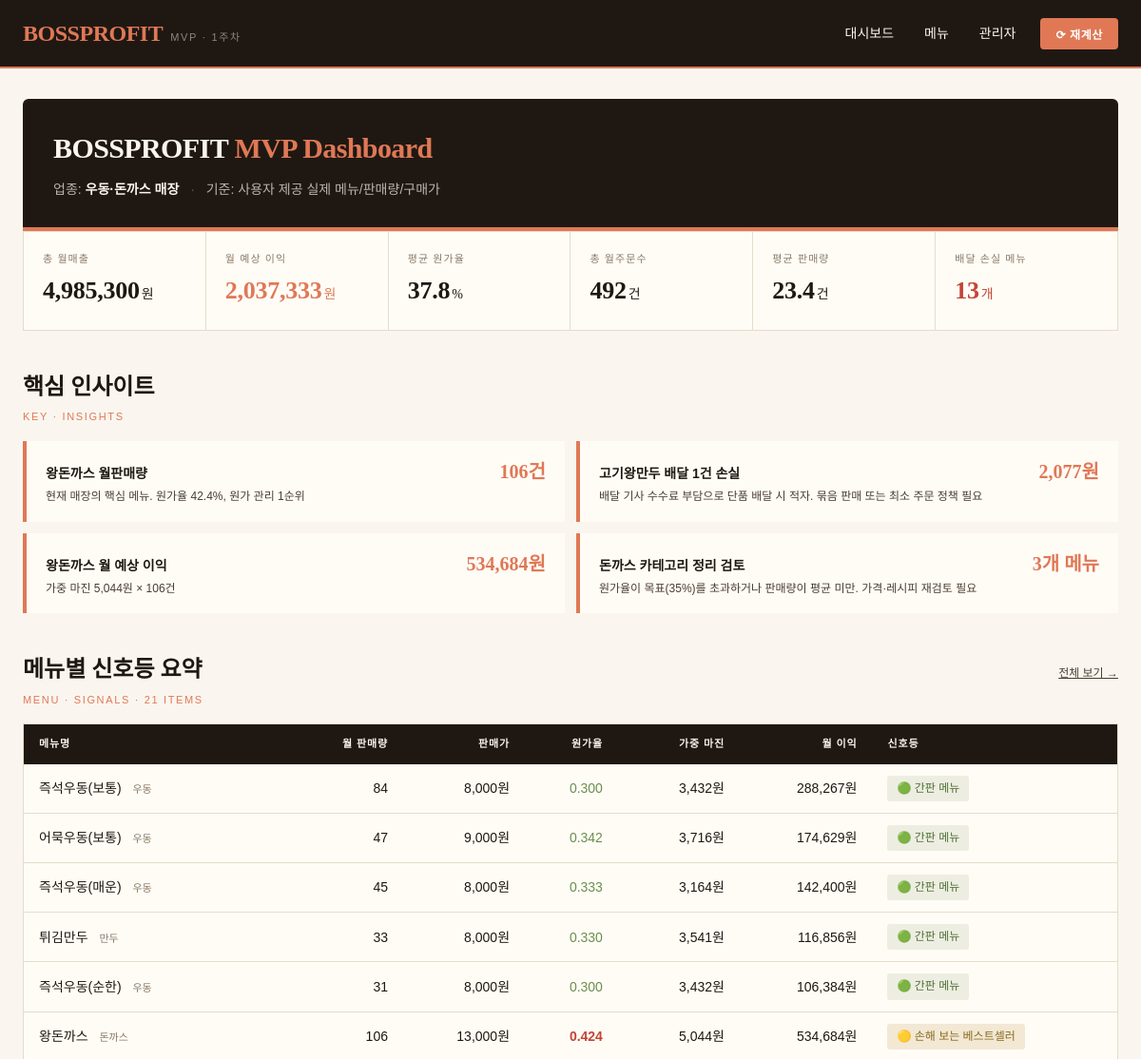
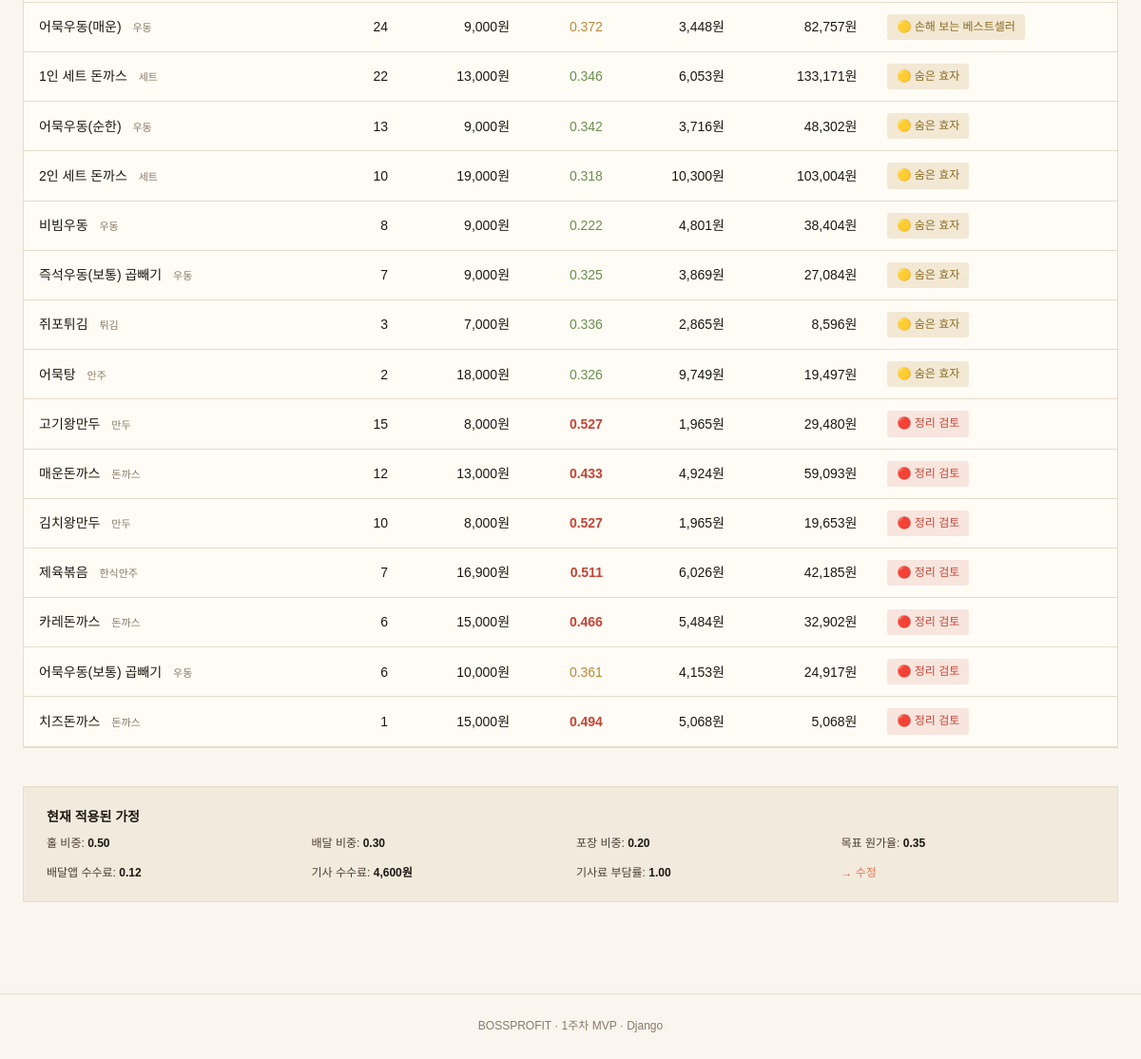
The page / on the database its author committed (2 pictures, top to bottom).
### profit/models.py (models this page shows, shortened)
class MenuProfitSnapshot(models.Model):
    menu = models.ForeignKey(
        Menu, on_delete=models.CASCADE, related_name="snapshots"
    )
    base_cost = models.FloatField(verbose_name="재료 원가")
    food_cost_rate = models.FloatField(verbose_name="원가율")
    dine_in_margin = models.FloatField(verbose_name="홀 마진")
    takeout_margin = models.FloatField(verbose_name="포장 마진")
    delivery_margin = models.FloatField(verbose_name="배달 마진")
    weighted_margin = models.FloatField(verbose_name="가중 마진")
    monthly_profit = models.FloatField(verbose_name="월 예상 이익")
    monthly_revenue = models.FloatField(verbose_name="월 매출")
    signal = models.CharField(max_length=50, verbose_name="신호등")
    created_at = models.DateTimeField(auto_now_add=True)
    class Meta:
        verbose_name = "수익성 스냅샷"
        verbose_name_plural = "수익성 스냅샷"
        ordering = ["-created_at"]
    @property
    def signal_color(self) -> str:
        if "🟢" in self.signal:
            return "green"
        if "🟡" in self.signal:
            return "yellow"
        return "red"

class Menu(models.Model):
    CATEGORY_CHOICES = [
        ("돈까스", "돈까스"),
        ("우동", "우동"),
        ("만두", "만두"),
        ("세트", "세트"),
        ("안주", "안주"),
        ("기타", "기타"),
    ]
    menu_id = models.CharField(
        max_length=50, unique=True, help_text="예: M001"
    )
    name = models.CharField(max_length=100, verbose_name="메뉴명")
    category = models.CharField(
        max_length=20, choices=CATEGORY_CHOICES, verbose_name="카테고리"
    )
    price = models.PositiveIntegerField(verbose_name="판매가(원)")
    monthly_orders = models.PositiveIntegerField(
        default=0, verbose_name="월 판매량"
    )
    packaging_cost = models.PositiveIntegerField(
        default=0, verbose_name="포장 비용(원)"
    )
    is_active = models.BooleanField(default=True, verbose_name="판매중")
    class Meta:
        verbose_name = "메뉴"
        verbose_name_plural = "메뉴"
        ordering = ["menu_id"]

class ProfitAssumption(models.Model):
    owner = models.ForeignKey(
        settings.AUTH_USER_MODEL,
        on_delete=models.CASCADE,
        null=True, blank=True,
        related_name="assumptions",
        verbose_name="소유자"
    )
    label = models.CharField(
        max_length=50, default="기본 가정", verbose_name="가정 이름"
    )
    dine_in_share = models.FloatField(default=0.50, verbose_name="홀 비중")
    delivery_share = models.FloatField(default=0.30, verbose_name="배달 비중")
    takeout_share = models.FloatField(default=0.20, verbose_name="포장 비중")
    delivery_commission_rate = models.FloatField(
        default=0.12, verbose_name="배달앱 수수료율"
    )
    rider_fee = models.PositiveIntegerField(
        default=4600, verbose_name="배달 기사 수수료(원)"
    )
    rider_fee_store_share = models.FloatField(
        default=1.0, verbose_name="기사료 가게 부담률"
    )
    target_food_cost_rate = models.FloatField(
        default=0.35, verbose_name="목표 원가율"
    )
    is_active = models.BooleanField(default=True)
    class Meta:
        verbose_name = "손익 가정"
        verbose_name_plural = "손익 가정"
    @classmethod
    def get_active(cls, user=None):
        if user and user.is_authenticated:
            obj = cls.objects.filter(owner=user, is_active=True).first()
            if obj:
                return obj
        obj = cls.objects.filter(owner__isnull=True, is_active=True).first()
        if obj is None:
            obj = cls.objects.create()
        return obj

### profit/views.py (the view)
# urls.py: path("", views.dashboard, name="dashboard"),
def dashboard(request):
    snapshots = get_latest_snapshots()
    summary = dashboard_summary(snapshots)
    groups = _bucket_by_signal(snapshots)
    insights = _build_insights(snapshots)
    assumption = ProfitAssumption.get_active()
    signal_order = {
        "🟢 간판 메뉴": 1,
        "🟡 손해 보는 베스트셀러": 2,
        "🟡 숨은 효자": 3,
        "🔴 정리 검토": 4,
        "🔴 배달 손실": 5,
    }
    snapshots_sorted = sorted(
        snapshots,
        key=lambda s: (signal_order.get(s.signal, 99), -s.menu.monthly_orders),
    )
    context = {
        "summary": summary,
        "snapshots": snapshots_sorted,
        "groups": groups,
        "insights": insights,
        "assumption": assumption,
        "store_name": "우동·돈까스 매장",
    }
    return render(request, "profit/dashboard.html", context)

### profit/calculator.py (called while the page is built, shortened)
def get_latest_snapshots() -> list[MenuProfitSnapshot]:
    latest = []
    for menu in Menu.objects.filter(is_active=True).order_by("menu_id"):
        snap = menu.snapshots.first()  # ordering = ['-created_at']
        if snap:
            latest.append(snap)
    return latest

def dashboard_summary(snapshots: list[MenuProfitSnapshot]) -> dict:
    total_revenue = sum(s.monthly_revenue for s in snapshots)
    total_profit = sum(s.monthly_profit for s in snapshots)
    total_orders = sum(s.menu.monthly_orders for s in snapshots)
    avg_food_cost_rate = (
        sum(s.food_cost_rate for s in snapshots) / len(snapshots)
    )
    avg_orders = total_orders / len(snapshots)
    delivery_loss_count = sum(1 for s in snapshots if s.delivery_margin < 0)
    return {
        "total_revenue": round(total_revenue),
        "total_profit": round(total_profit),
        "total_orders": total_orders,
        "avg_food_cost_rate": round(avg_food_cost_rate * 100, 1),
        "avg_orders": round(avg_orders, 1),
        "delivery_loss_count": delivery_loss_count,
    }

### profit/views.py (called while the page is built)
def _bucket_by_signal(snapshots):
    groups = {
        "🟢 간판 메뉴": [],
        "🟡 손해 보는 베스트셀러": [],
        "🟡 숨은 효자": [],
        "🔴 정리 검토": [],
        "🔴 배달 손실": [],
    }
    for s in snapshots:
        groups.setdefault(s.signal, []).append(s)
    return groups

### profit/templates/profit/dashboard.html (shortened to what this page needs)
{% extends "profit/base.html" %}
{% load humanize %}
{% block content %}
<div class="banner">
  <h1>BOSSPROFIT <span class="coral">MVP Dashboard</span></h1>
  <div class="banner-meta">
    업종: <strong>{{ store_name }}</strong>
    <span class="sep">·</span>
    기준: 사용자 제공 실제 메뉴/판매량/구매가
  </div>
</div>
<div class="kpi-grid">
  <div class="kpi">
    <div class="kpi-label">총 월매출</div>
    <div class="kpi-value">{{ summary.total_revenue|intcomma }}<span class="kpi-unit">원</span></div>
  </div>
  <div class="kpi">
    <div class="kpi-label">월 예상 이익</div>
    <div class="kpi-value coral">{{ summary.total_profit|intcomma }}<span class="kpi-unit">원</span></div>
  </div>
  <div class="kpi">
    <div class="kpi-label">평균 원가율</div>
    <div class="kpi-value">{{ summary.avg_food_cost_rate }}<span class="kpi-unit">%</span></div>
  </div>
  <div class="kpi">
    <div class="kpi-label">총 월주문수</div>
    <div class="kpi-value">{{ summary.total_orders|intcomma }}<span class="kpi-unit">건</span></div>
  </div>
  <div class="kpi">
    <div class="kpi-label">평균 판매량</div>
    <div class="kpi-value">{{ summary.avg_orders }}<span class="kpi-unit">건</span></div>
  </div>
  <div class="kpi">
    <div class="kpi-label">배달 손실 메뉴</div>
    <div class="kpi-value red">{{ summary.delivery_loss_count }}<span class="kpi-unit">개</span></div>
  </div>
</div>
<div class="sect-head">
  <h2>핵심 인사이트</h2>
  <div class="sect-label">KEY · INSIGHTS</div>
</div>
<div class="insights">
  {% for insight in insights %}
  <div class="insight">
    <div class="insight-text">
      <div class="insight-label">{{ insight.label }}</div>
      <div class="insight-comment">{{ insight.comment }}</div>
    </div>
    <div class="insight-value">{{ insight.value }}</div>
  </div>
  {% endfor %}
</div>
<div class="sect-head-row">
  <div>
    <h2 style="font-family:'Noto Serif KR',serif; font-size:24px; font-weight:900; margin-bottom:4px;">메뉴별 신호등 요약</h2>
    <div class="sect-label">MENU · SIGNALS · {{ snapshots|length }} ITEMS</div>
  </div>
  <a href="{% url 'menu_list' %}" style="font-size:12px; color:var(--ink-soft); text-decoration:underline;">전체 보기 →</a>
</div>
<div class="data-table-wrap">
  <table class="data-table">
    <thead>
      <tr>
        <th>메뉴명</th>
        <th class="right">월 판매량</th>
        <th class="right">판매가</th>
        <th class="right">원가율</th>
        <th class="right">가중 마진</th>
        <th class="right">월 이익</th>
        <th>신호등</th>
      </tr>
    </thead>
    <tbody>
      {% for s in snapshots %}
      <tr>
        <td class="menu-name">
          <a href="{% url 'menu_detail' s.menu.menu_id %}">{{ s.menu.name }}</a>
          <span class="cat">{{ s.menu.category }}</span>
        </td>
        <td class="right tabular">{{ s.menu.monthly_orders|intcomma }}</td>
        <td class="right tabular">{{ s.menu.price|intcomma }}원</td>
        <td class="right tabular">
          <span class="{% if s.food_cost_rate > 0.40 %}cost-high{% elif s.food_cost_rate > 0.35 %}cost-mid{% else %}cost-low{% endif %}">
            {{ s.food_cost_rate|floatformat:3 }}
          </span>
        </td>
        <td class="right tabular">{{ s.weighted_margin|floatformat:0|intcomma }}원</td>
        <td class="right tabular" style="font-weight:500;">{{ s.monthly_profit|floatformat:0|intcomma }}원</td>
        <td>
          <span class="signal signal-{{ s.signal_color }}">{{ s.signal }}</span>
        </td>
      </tr>
      {% empty %}
      <tr>
        <td colspan="7" style="text-align:center; padding:48px 16px; color:var(--ink-muted);">
          데이터가 없습니다. <code style="background:var(--cream-deep); padding:2px 8px;">python manage.py seed_data</code> 실행하세요.
        </td>
      </tr>
      {% endfor %}
    </tbody>
  </table>
</div>
<div class="assumption-box">
  <div class="title">현재 적용된 가정</div>
  <div class="assumption-grid">
    <div>홀 비중: <strong>{{ assumption.dine_in_share|floatformat:2 }}</strong></div>
    <div>배달 비중: <strong>{{ assumption.delivery_share|floatformat:2 }}</strong></div>
    <div>포장 비중: <strong>{{ assumption.takeout_share|floatformat:2 }}</strong></div>
    <div>목표 원가율: <strong>{{ assumption.target_food_cost_rate|floatformat:2 }}</strong></div>
    <div>배달앱 수수료: <strong>{{ assumption.delivery_commission_rate|floatformat:2 }}</strong></div>
    <div>기사 수수료: <strong>{{ assumption.rider_fee|intcomma }}원</strong></div>
    <div>기사료 부담률: <strong>{{ assumption.rider_fee_store_share|floatformat:2 }}</strong></div>
    <div><a href="/admin/profit/profitassumption/">→ 수정</a></div>
  </div>
</div>
{% endblock %}

### profit/templates/profit/base.html (shortened to what this page needs)
{% load static humanize %}<!DOCTYPE html>
<html lang="ko">
<head>
<link rel="stylesheet" href="{% static 'profit/styles.css' %}">
</head>
<body>
<header class="site-header">
  <div class="container">
    <a href="{% url 'dashboard' %}" style="display:flex; align-items:baseline;">
      <span class="brand">BOSSPROFIT</span>
      <span class="brand-tag">MVP · 1주차</span>
    </a>
    <nav class="nav">
      <a href="{% url 'dashboard' %}">대시보드</a>
      <a href="{% url 'menu_list' %}">메뉴</a>
      <a href="/admin/">관리자</a>
      <form action="{% url 'recalculate' %}" method="post" style="margin-left:8px;">
        <button class="btn-coral">⟳ 재계산</button>
      </form>
    </nav>
  </div>
</header>
<main class="container">
  {% block content %}{% endblock %}
</main>
<footer>
  BOSSPROFIT · 1주차 MVP · Django
</footer>
</body>
</html>

### rows shown on the page
MenuProfitSnapshot: menu.name "즉석우동(보통)", menu.category "우동", menu.monthly_orders "84", menu.price "8,000", food_cost_rate "0.300", weighted_margin "3,432", monthly_profit "288,267", signal "🟢 간판 메뉴"
MenuProfitSnapshot: menu.name "어묵우동(보통)", menu.category "우동", menu.monthly_orders "47", menu.price "9,000", food_cost_rate "0.342", weighted_margin "3,716", monthly_profit "174,629", signal "🟢 간판 메뉴"
MenuProfitSnapshot: menu.name "즉석우동(매운)", menu.category "우동", menu.monthly_orders "45", menu.price "8,000", food_cost_rate "0.333", weighted_margin "3,164", monthly_profit "142,400", signal "🟢 간판 메뉴"
MenuProfitSnapshot: menu.name "튀김만두", menu.category "만두", menu.monthly_orders "33", menu.price "8,000", food_cost_rate "0.330", weighted_margin "3,541", monthly_profit "116,856", signal "🟢 간판 메뉴"
MenuProfitSnapshot: menu.name "즉석우동(순한)", menu.category "우동", menu.monthly_orders "31", menu.price "8,000", food_cost_rate "0.300", weighted_margin "3,432", monthly_profit "106,384", signal "🟢 간판 메뉴"
MenuProfitSnapshot: menu.name "왕돈까스", menu.category "돈까스", menu.monthly_orders "106", menu.price "13,000", food_cost_rate "0.424", weighted_margin "5,044", monthly_profit "534,684", signal "🟡 손해 보는 베스트셀러"
MenuProfitSnapshot: menu.name "어묵우동(매운)", menu.category "우동", menu.monthly_orders "24", menu.price "9,000", food_cost_rate "0.372", weighted_margin "3,448", monthly_profit "82,757", signal "🟡 손해 보는 베스트셀러"
MenuProfitSnapshot: menu.name "1인 세트 돈까스", menu.category "세트", menu.monthly_orders "22", menu.price "13,000", food_cost_rate "0.346", weighted_margin "6,053", monthly_profit "133,171", signal "🟡 숨은 효자"
MenuProfitSnapshot: menu.name "어묵우동(순한)", menu.category "우동", menu.monthly_orders "13", menu.price "9,000", food_cost_rate "0.342", weighted_margin "3,716", monthly_profit "48,302", signal "🟡 숨은 효자"
MenuProfitSnapshot: menu.name "2인 세트 돈까스", menu.category "세트", menu.monthly_orders "10", menu.price "19,000", food_cost_rate "0.318", weighted_margin "10,300", monthly_profit "103,004", signal "🟡 숨은 효자"
MenuProfitSnapshot: menu.name "비빔우동", menu.category "우동", menu.monthly_orders "8", menu.price "9,000", food_cost_rate "0.222", weighted_margin "4,801", monthly_profit "38,404", signal "🟡 숨은 효자"
MenuProfitSnapshot: menu.name "즉석우동(보통) 곱빼기", menu.category "우동", menu.monthly_orders "7", menu.price "9,000", food_cost_rate "0.325", weighted_margin "3,869", monthly_profit "27,084", signal "🟡 숨은 효자"
MenuProfitSnapshot: menu.name "쥐포튀김", menu.category "튀김", menu.monthly_orders "3", menu.price "7,000", food_cost_rate "0.336", weighted_margin "2,865", monthly_profit "8,596", signal "🟡 숨은 효자"
MenuProfitSnapshot: menu.name "어묵탕", menu.category "안주", menu.monthly_orders "2", menu.price "18,000", food_cost_rate "0.326", weighted_margin "9,749", monthly_profit "19,497", signal "🟡 숨은 효자"
MenuProfitSnapshot: menu.name "고기왕만두", menu.category "만두", menu.monthly_orders "15", menu.price "8,000", food_cost_rate "0.527", weighted_margin "1,965", monthly_profit "29,480", signal "🔴 정리 검토"
MenuProfitSnapshot: menu.name "매운돈까스", menu.category "돈까스", menu.monthly_orders "12", menu.price "13,000", food_cost_rate "0.433", weighted_margin "4,924", monthly_profit "59,093", signal "🔴 정리 검토"
MenuProfitSnapshot: menu.name "김치왕만두", menu.category "만두", menu.monthly_orders "10", menu.price "8,000", food_cost_rate "0.527", weighted_margin "1,965", monthly_profit "19,653", signal "🔴 정리 검토"
MenuProfitSnapshot: menu.name "제육볶음", menu.category "한식안주", menu.monthly_orders "7", menu.price "16,900", food_cost_rate "0.511", weighted_margin "6,026", monthly_profit "42,185", signal "🔴 정리 검토"
MenuProfitSnapshot: menu.name "카레돈까스", menu.category "돈까스", menu.monthly_orders "6", menu.price "15,000", food_cost_rate "0.466", weighted_margin "5,484", monthly_profit "32,902", signal "🔴 정리 검토"
MenuProfitSnapshot: menu.name "어묵우동(보통) 곱빼기", menu.category "우동", menu.monthly_orders "6", menu.price "10,000", food_cost_rate "0.361", weighted_margin "4,153", monthly_profit "24,917", signal "🔴 정리 검토"
MenuProfitSnapshot: menu.name "치즈돈까스", menu.category "돈까스", menu.monthly_orders "1", menu.price "15,000", food_cost_rate "0.494", weighted_margin "5,068", monthly_profit "5,068", signal "🔴 정리 검토"
ProfitAssumption: dine_in_share "0.50", delivery_share "0.30", takeout_share "0.20", target_food_cost_rate "0.35", delivery_commission_rate "0.12", rider_fee "4,600", rider_fee_store_share "1.00"

### other values the page prints
{{ store_name }} "우동·돈까스 매장"
{{ summary.total_revenue|intcomma }} "4,985,300"
{{ summary.total_profit|intcomma }} "2,037,333"
{{ summary.avg_food_cost_rate }} "37.8"
{{ summary.total_orders|intcomma }} "492"
{{ summary.avg_orders }} "23.4"
{{ summary.delivery_loss_count }} "13"
{{ insight.label }} "왕돈까스 월판매량" "고기왕만두 배달 1건 손실" "왕돈까스 월 예상 이익" "돈까스 카테고리 정리 검토"
{{ insight.comment }} "현재 매장의 핵심 메뉴. 원가율 42.4%, 원가 관리 1순위" "배달 기사 수수료 부담으로 단품 배달 시 적자. 묶음 판매 또는 최소 주문 정책 필요" "가중 마진 5,044원 × 106건" "원가율이 목표(35%)를 초과하거나 판매량이 평균 미만. 가격·레시피 재검토 필요"
{{ insight.value }} "106건" "2,077원" "534,684원" "3개 메뉴"
{{ snapshots|length }} "21"
